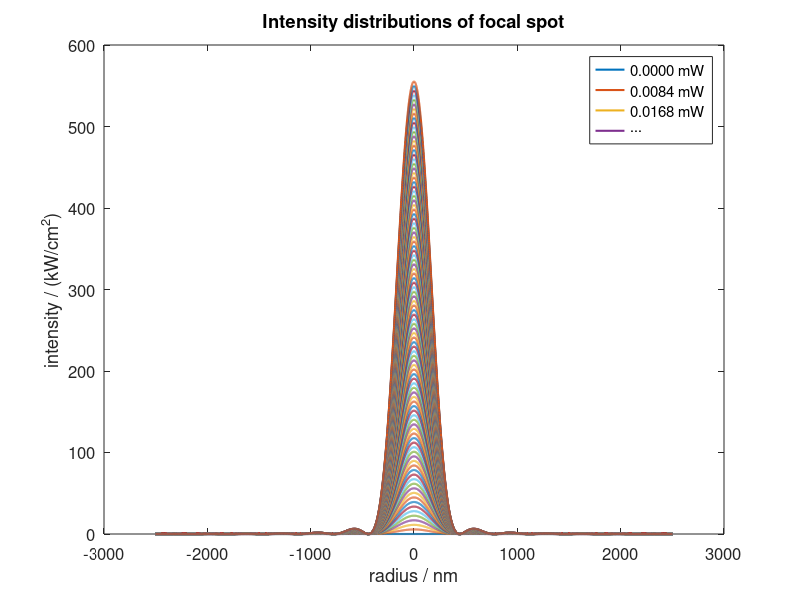
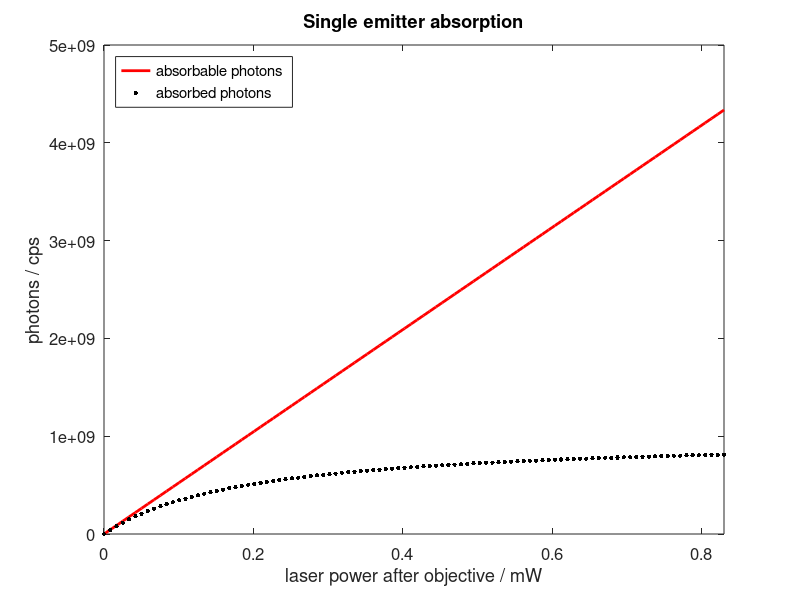

Write the MATLAB code that produced these figures, in order.
%
%,------------------------------------------------------------------------,
%| SiV absorption cross section & emission (Lukas Hunold @30/01/21)  V1.3 |
%'------------------------------------------------------------------------'
%
%In this script the absorption of SiV centers is investigated with respect
%to the influence on effective emission count rates. The script can be
%reused for other emitters after slight modifications (see code below).

close all
clear variables


%% ---- Parameters to be predefined ---------------------------------------

%SI units used, except for lengths, these are given in nanometer always.

EXCITATION_WL = 656;
EMISSION_WL   = 738;

EMITTER_LIFETIME   = 1*10^-9;
EMISSION_LINEWIDTH = 5;

OBJ_INC_POW = 2*10^-3;          %Max laser power incident to the objective
OBJ_OUT_POW = 1*10^-3;          %Max laser power after the objective
OBJ_TRANSM  = 0.9;              %Fraction of power transmitted in the obj.
NA          = 0.95;             %NA of the objective

DIAMOND_TRANSM = 0.83;          %Fraction of power trasm. through surface

RHO_MAX = 2500;                 %Maximum focal radius simulated (nm)
STEP    = 1;                    %Steps to simulate radius (nm)


%% ---- Calculation of the peak intensity ---------------------------------

%First initialize radius array for focus calculation on the sample:
rho     = -RHO_MAX:STEP:RHO_MAX;
%Then an array for all effective excitation powers up to the maximum set:
excPower = DIAMOND_TRANSM*linspace(0,OBJ_OUT_POW,100);
%Calculate objective filling from incident and outgoing powers:
objFill = (log(OBJ_INC_POW/(OBJ_INC_POW-OBJ_OUT_POW/OBJ_TRANSM))/2)^(-1/2);

%Calculate the spatial extend in radial direction (radial symetric
%distribution) up to the maximum radius RHO_MAX in steps of STEP:
I_00 = zeros(2*RHO_MAX/STEP+1,1);
for i=1:2*RHO_MAX/STEP+1
    radius = (i-1)*STEP-RHO_MAX;     
    %This is the fct under the integral depending on the NA, the
    %objective filling, the WL and the radius:
    f_0   = @(z) (1-exp(-4./(2*objFill.^2))).*...
                NA^2*exp(-z.^2/objFill.^2).*...
                z.*((1-NA^2*z.^2).^(1/4)+(1-NA^2*z.^2).^(-1/4)).*...
                besselj(0,2*pi/EXCITATION_WL*NA*z*radius);
    %I_00 is the integral over this fct with respect to x, from 0 to 1:
    I_00(i) = integral(f_0,0,1);
end

%You can now calculate the PSF (spactial intensity distribution of the 
%focal spot) for r from 0 to RHO_MAX by squaring:
PSF = I_00.^2/max(I_00)^2;

%The following code gives you the Airy pattern minima and calculate
%from that the Airy disk (diameter):
minPSF = rho(PSF<10^-5);
for i = 1:length(minPSF)-1
    if minPSF(i) == minPSF(i+1)-STEP
        minPSF(i) = 0;
    end
end
minPSF    = nonzeros(minPSF);
AiryDisk  = min(minPSF(minPSF>0)) - max(minPSF(minPSF<0));
FocusFWHM = 2*max(rho(PSF>max(PSF)/2));

%Now integrate the PSF in polar coordinates by:
intPSF = sum(PSF'.*abs(rho))*pi;
%And calculate the intensity (in kW/cm^2 !!!) by normalizing the power to
%the integrated PSF and multiplying with the PSF itself:
intensity = excPower/intPSF.*PSF*10^11;  %10^11 for unit match
%The intensity at the center is now given (in kW/cm^2) by:
peakInt = max(intensity);
%If you would take a uniform distribution of the intensity over the airy
%disk, the intensity would be
uniformInt = excPower/(pi*(AiryDisk/2)^2)*10^11;
%Therefore you can calculate the peak intensity by using a uniform
%intensity and scaling afterwards by the factor:
intRatio = peakInt./uniformInt;

figure
plot(rho,intensity,'LineWidth',1.5)
title ('Intensity distributions of focal spot')
xlabel ('radius / nm')
ylabel ('intensity / (kW/cm^2)')
legend('off')
legend(sprintf('%.4f mW',excPower(1)*10^3), ...
       sprintf('%.4f mW',excPower(2)*10^3), ...
       sprintf('%.4f mW',excPower(3)*10^3),'...')
set(gca,'FontSize',12)
    

%% ---- Calculation of the absorption cross section -----------------------

%The absorption cross section is proportional to the ratio of broadened and
%natural linewidth, which are calculated as follows:
naturalLinewidth    = 1/(2*pi*EMITTER_LIFETIME);
broadenedLinewidth  = (3*10^8/(EMISSION_WL-EMISSION_LINEWIDTH/2)-...
                       3*10^8/(EMISSION_WL+EMISSION_LINEWIDTH/2))*10^9;
                   
%Additional factors to be taken into account are the following ones, which
%are from literature (you might change them, if you know better):
a_NR = 0.12;    %Fraction of non-radiative decay
a_DW = 0.7;     %Debay-Waller-Factor
a_OR = 1/6;     %Off resonance correction

%Absorption cross section (in cm^2 !!!) taking into account broadening and 
%factors above:
AbsCrossSection = 3*(EMISSION_WL*10^-9)^2/(2*pi) * ...
                  naturalLinewidth/broadenedLinewidth * ...
                  a_NR*a_DW*a_OR*10^4;
    
              
%% ---- Calculation of the absorbed photons -------------------------------

%Calculate the number of photons absorbed by the emitter placed in the
%center of the focus per second:
absorbablePhotons = AbsCrossSection*peakInt*1000/...
                    (2*pi*3*10^8/(EMISSION_WL*10^-9)*1.055*10^-34);
%The saturation parameter corresponding to that value is:
Saturation      = absorbablePhotons*EMITTER_LIFETIME;
%Which will result in a number of absorbed photons of:
absorbedPhotons = absorbablePhotons./(Saturation+1);

figure 
plot(excPower*1000,absorbablePhotons,'r-','MarkerSize',12,'LineWidth',2)
hold on
plot(excPower*1000,absorbedPhotons,'k.','MarkerSize',10,'LineWidth',1)
title ('Single emitter absorption')
xlabel('laser power after objective / mW')
ylabel('photons / cps')
xlim([min(excPower*1000),max(excPower*1000)])
legend('absorbable photons','absorbed photons','Location','NorthWest')
set(gca,'FontSize',12)


%% ---- Protocol of updates -----------------------------------------------

% 26.08.20 (V1.2):  - Sections introduced.
%
% 30.01.21 (V1.3):  - Warnings removed.
